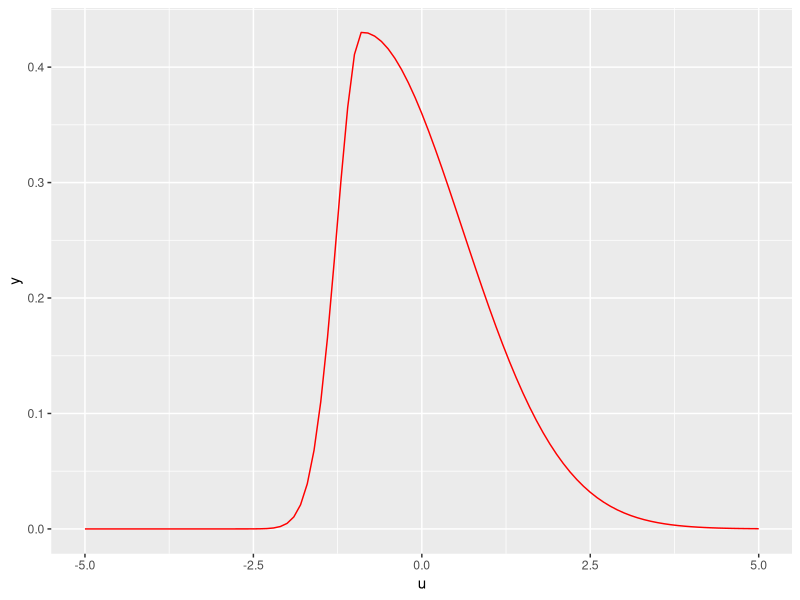
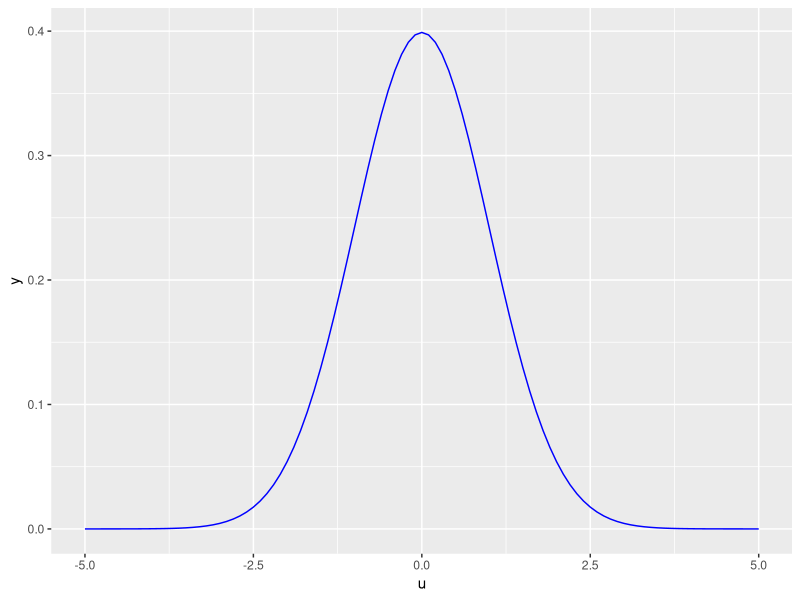

Write the R code that produced these figures, in order.
library(fGarch)
#> Loading required package: timeDate
#> Loading required package: timeSeries
#> Loading required package: fBasics
library(ggplot2)
#> Loading required package: stats4
#> 
#> Attaching package: 'sn'
#> The following object is masked from 'package:fBasics':
#> 
#>     vech
#> The following object is masked from 'package:stats':
#> 
#>     sd

central_tendency_sim <- 0
dispersion_sim <- 1
skewness_sim <- 2

N_sim <- 10000

obs_sim <- seq(from = -5,
               to = 5,
               length.out = N_sim)

ggplot(data = data.frame(u = obs_sim),
       mapping = aes(x = u)) +
  stat_function(mapping = aes(),
                color="red",
                fun = dsnorm,
                args = list(mean = central_tendency_sim,
                            sd = dispersion_sim,
                            xi = skewness_sim))


ggplot(data = data.frame(u = obs_sim),
       mapping = aes(x = u)) +
  stat_function(mapping = aes(),
                fun = dnorm, color="blue")
